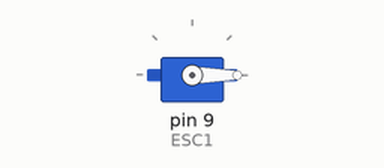
Simulated run of this sketch. Board: Arduino Uno, built with avr-gcc and run on an emulated ATmega328P. Shown: servo.

Above: at 0.05 s.
At 11.95 s:
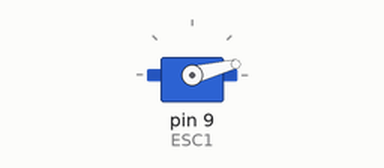
Timing chart, 0 to 20.8 s (numbered marks = the images above):
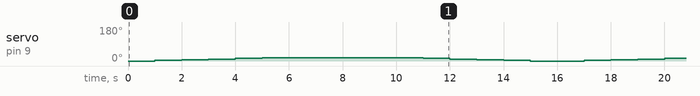

Measured:
- by itself, servo on pin 9 (ESC1): repeats every 16.0 s: 7° 1.0 s, 10° 1.0 s, 14° 1.0 s, 18° 6.0 s, 14° 1.0 s, 10° 1.0 s, 7° 1.0 s, 3° 1.0 s, 0° 2.0 s, 3° 1.0 s

The sketch:

ESCTest.ino
```cpp
//This code can be used for any purpose.

#include <Servo.h>
Servo ESC1;

int pos = 0; //Sets position variable

void arm(){
  setSpeed(0); //Sets speed variable delay(1000);
}

void setSpeed(int speed){
  int angle = map(speed, 0, 100, 0, 180); //Sets servo positions to different speeds
  ESC1.write(angle);
}

void setup() {
  ESC1.attach(9); //Adds ESC to certain pin.
  arm();
}

void loop() {
  int speed; //Implements speed variable

  for(speed = 0; speed <= 10; speed += 2) { //Cycles speed up to 70% power for 1 second
    setSpeed(speed); //Creates variable for speed to be used in in for loop
    delay(1000);
  }
  delay(4000); //Stays on for 4 seconds
  for(speed = 10; speed > 0; speed -= 2) { // Cycles speed down to 0% power for 1 second
    setSpeed(speed);
    delay(1000);
  }
  setSpeed(0); //Sets speed variable to zero no matter what
  delay(1000); //Turns off for 1 second

}
```
